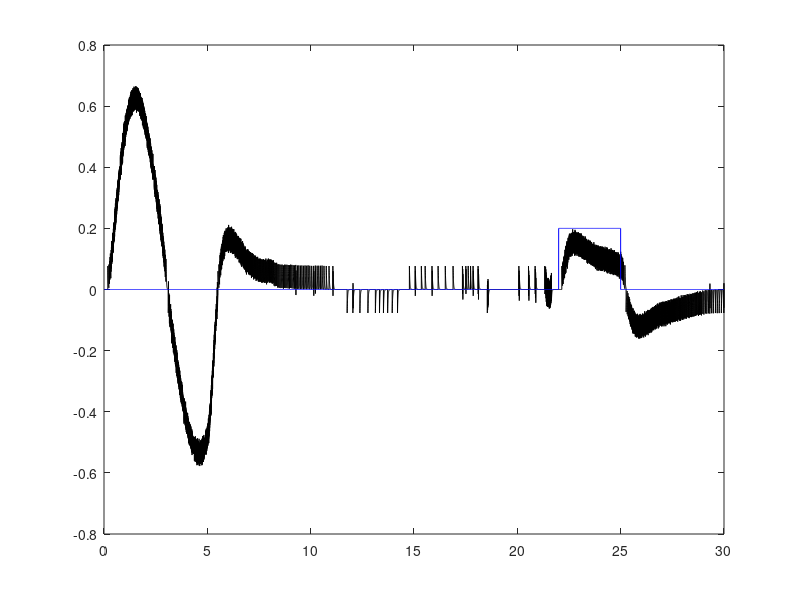

Recreate this plot in MATLAB.
data = load('variables.mat');

plot(data.variables(1,:), data.variables(7,:),'black');
hold on;
plot(data.variables(1,:), data.variables(9,:),'blue');



%plot(data.variables(1,:), data.variables(4,:),'red');
%hold on;
%plot(data.variables(1,:), data.variables(6,:),'blue');
hold off;